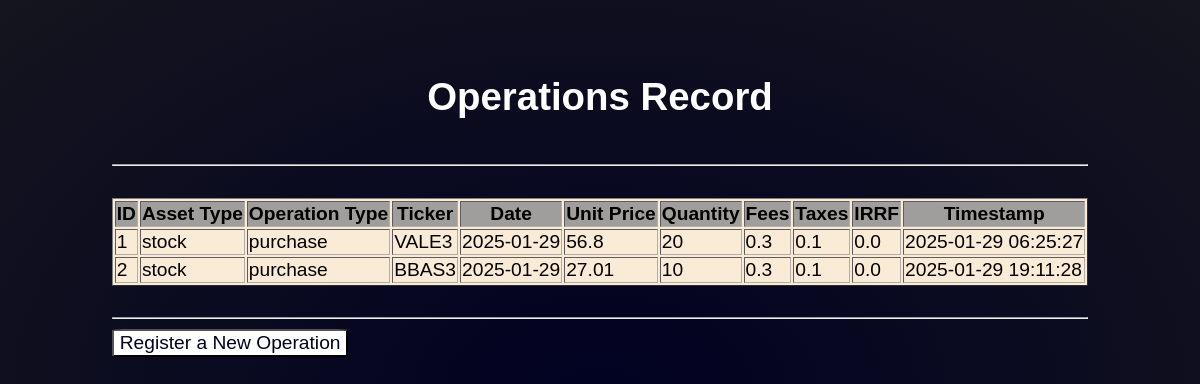
Before: /records with the older database file.
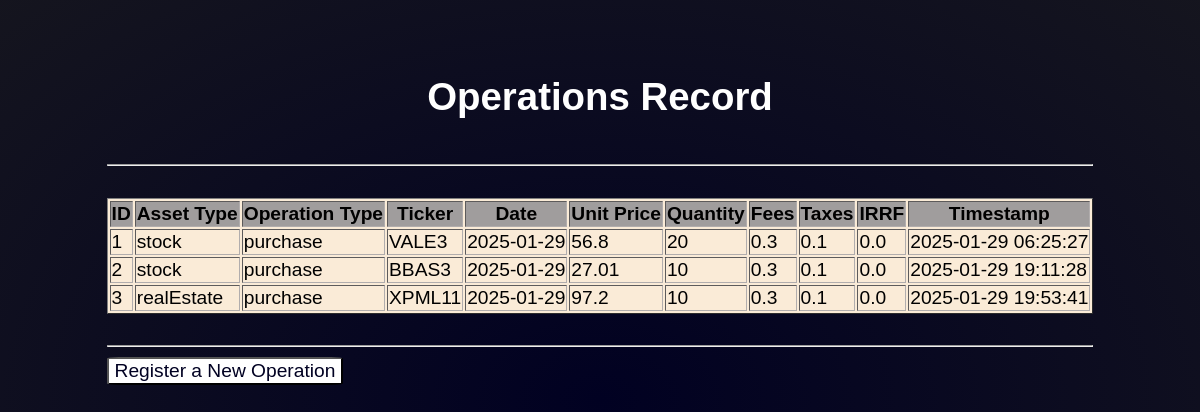
After: the same page with the newer database file.
### tables this page shows
CREATE TABLE operations (
            id INTEGER PRIMARY KEY AUTOINCREMENT,
            asset_type TEXT NOT NULL,
            operation_type TEXT NOT NULL,
            ticker TEXT NOT NULL,
            date TEXT NOT NULL,
            unit_price REAL NOT NULL,
            quantity INTEGER NOT NULL,
            fees REAL NOT NULL,
            taxes REAL NOT NULL,
            irrf REAL NOT NULL,
            timestamp TEXT NOT NULL
        );

### app.py (the view)
@app.route("/records")
def records():
    operations = get_operations()
    return render_template("records.html", operations=operations)

### utils.py (called while the page is built)
def get_operations():
    connection = sqlite3.connect("database/operations.db")
    cursor = connection.cursor()
    cursor.execute("SELECT * FROM operations")
    results = cursor.fetchall()
    connection.close()
    return results

### templates/records.html (shortened to what this page needs)
<!DOCTYPE html>
<html lang="en">
<head>
    <link rel="stylesheet" href="{{ url_for('static', filename='style.css') }}">
</head>
<body>
    <header>
    <h1>Operations Record</h1></header>
    <hr><br>
    <table border="1">
        <tr>
            <th>ID</th>
            <th>Asset Type</th>
            <th>Operation Type</th>
            <th>Ticker</th>
            <th>Date</th>
            <th>Unit Price</th>
            <th>Quantity</th>
            <th>Fees</th>
            <th>Taxes</th>
            <th>IRRF</th>
            <th>Timestamp</th>
        </tr>
        {% for op in operations %}
        <tr>
            <td>{{ op[0] }}</td>
            <td>{{ op[1] }}</td>
            <td>{{ op[2] }}</td>
            <td>{{ op[3] }}</td>
            <td>{{ op[4] }}</td>
            <td>{{ op[5] }}</td>
            <td>{{ op[6] }}</td>
            <td>{{ op[7] }}</td>
            <td>{{ op[8] }}</td>
            <td>{{ op[9] }}</td>
            <td>{{ op[10] }}</td>
        </tr>
        {% endfor %}
    </table>
    <br><hr>
    <button type="button" onclick="window.location.href='/'">Register a New Operation</button>
</body>
</html>

### static/style.css (style rules this page uses)
html { height: 100%; display: flex; justify-content: center; }
body, button { font-family: sans-serif; font-size: 1.2rem; }
body { margin: 15px; padding: 2vw; background-image: radial-gradient(rgb(1, 1, 34) 0vw, rgb(29, 29, 29) 100vw); color: #ffffff; align-items: center; }
header { color: white; padding: 10px 0; text-align: center; }
button { border-radius: 5%; background-color: #ffffff; color: rgb(1, 1, 34); }
td { white-space: nowrap; }
table { background-color: antiquewhite; color: black; }
th { background-color: rgb(160, 157, 157); }
tr, th, td { border-color: rgb(177, 173, 173); }

Changed rows visible on the page:
added operations: id "3", asset_type "realEstate", operation_type "purchase", ticker "XPML11", date "2025-01-29", unit_price "97.2", quantity "10", fees "0.3", taxes "0.1", irrf "0.0", timestamp "2025-01-29 19:53:41"
